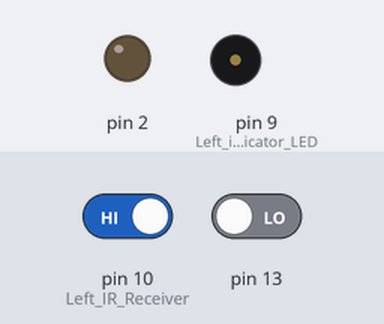
The sketch below on a simulated Arduino Uno, built with avr-gcc and run on an emulated ATmega328P. On the bench: output pins drawn as LEDs (lit = HIGH), buzzer (waves = sounding). The test bench sets the inputs (shaded band); at power-on: pin 10 (Left_IR_Receiver) HIGH, pin 13 LOW. What the sketch prints to the serial monitor is not drawn.

Above: at 0.2 s.
Timing chart, 0 to 3.0 s (numbered marks = the images above):
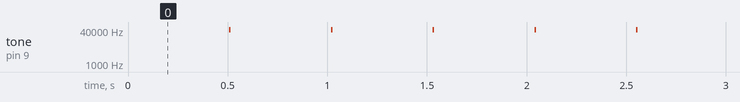

Measured:
- by itself, tone on pin 9 (Left_indicator_LED): alternates 42000 Hz for 0.01 s and silent for 0.50 s

The sketch:

IRdistanceTest2.ino
```cpp
void setup() {
  // put your setup code here, to run once:
  pinMode(10, INPUT);                        // Left IR Receiver
  pinMode(9, OUTPUT);                        // Left indicator LED
  Serial.begin(9600);
  pinMode(3, INPUT);
  pinMode(2, OUTPUT);
}

void loop() {
  // put your main code here, to run repeatedly:
  delay(500);
  Serial.print("distance = ");
  int dist = irDistance(9,10);
  Serial.println(dist);
  int pOne = digitalRead(2);
  int pTwo = digitalRead(13);
  Serial.print(pOne);
  Serial.println(pTwo);
}
// IR distance measurement function

int irDistance(int irLedPin, int irReceivePin)
{
  int distance = 0;
  for(long f = 38000; f <= 42000; f += 1000) {
    distance += irDetect(irLedPin, irReceivePin, f);
  }
  return distance;
}
int irDetect(int irLedPin, int irReceiverPin, long frequency)
{
  tone(irLedPin, frequency, 8);              // IRLED 38 kHz for at least 1 ms
  delay(1);                                  // Wait 1 ms
  int ir = digitalRead(irReceiverPin);       // IR receiver -> ir variable
  delay(1);                                  // Down time before recheck
  return ir;                                 // Return 1 no detect, 0 detect
}
```
